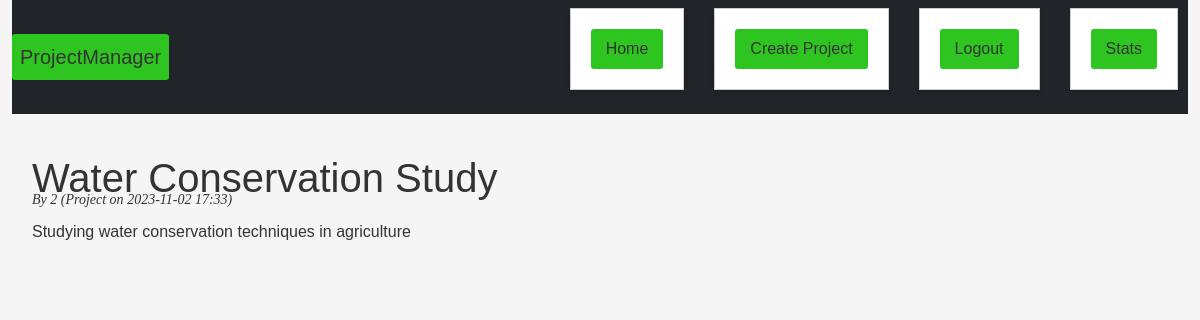
The app's page /project/4 (signed in) with its own data.
### models.py (models this page shows, shortened)
class Project(db.Model):
        __tablename__ = 'projects'  # specify the table name explicitly
        project_id = db.mapped_column(db.Integer, primary_key=True)
        name = db.mapped_column(db.String(100), nullable=False)
        description = db.mapped_column(db.String(100), nullable=False)
        status = db.mapped_column(db.String(100), nullable=False)
        created_at = db.mapped_column(db.DateTime, default=datetime.utcnow)
        managed_project_id = db.mapped_column(db.Integer, db.ForeignKey('users.id'), nullable=False)
        managed_project = db.relationship('User', backref=db.backref('projects', lazy=True))

### app.py (the view)
@app.route("/project/<int:project_id>")
@login_required
def project(project_id):
    project = Project.query.get_or_404(project_id)
    return render_template("project.html", project=project, allow_edit=allow_edit(project))

### app.py (called while the page is built)
@login_manager.user_loader
def load_user(user_id):
    return User.query.get(int(user_id))

def allow_edit(project):
    return project.managed_project == current_user

### templates/project.html (shortened to what this page needs)
{% set title = project.name %}
{% extends 'base.html' %}
{% block content %}
    <p class="project-meta">By {{ project.managed_project_id }} (Project on {{ project.created_at.strftime('%Y-%m-%d %H:%M') }})</p>
    <p class="project-description">{{ project.description }}</p>
{% endblock %}

### templates/base.html (shortened to what this page needs)
<!DOCTYPE html>
<html lang="en">
<head>
  <link href="https://cdn.jsdelivr.net/npm/bootstrap@5.2.3/dist/css/bootstrap.min.css" rel="stylesheet">
  <link rel="stylesheet" type="text/css" href="{{ url_for('static', filename='styles.css') }}">
</head>
<body>
  <div class="container-fluid">
    <nav class="navbar navbar-expand-lg navbar-dark bg-dark">
      <a class="navbar-brand px-2" href="/">ProjectManager</a>
      <div class="collapse navbar-collapse justify-content-end" id="navbarNav">
        <ul>
          <li><a href="{{ url_for('index') }}">Home</a></li>
          {% if current_user.is_authenticated %}
          <li><a href="{{ url_for('create_project_page') }}">Create Project</a></li>
          <li><a href="{{ url_for('logout_page') }}">Logout</a></li>
          <li><a href="{{ url_for('stats') }}">Stats</a></li>
          {% else %}
          <li><a href="{{ url_for('login_page') }}">Login</a></li>
          <li><a href="{{ url_for('register_page') }}">Register</a></li>
          {% endif %}
        </ul>
      </div>
    </nav>
    <main>
      <h1>{{ title }}</h1>
      {% block content %}{% endblock %}
    </main>
  </div>
</body>
</html>

### static/styles.css (style rules this page uses)
body { font-family: Arial, sans-serif; margin: 0; padding: 0; background-color: #f5f5f5; color: #333; }
h1 { margin-top: 0; }
nav { margin-bottom: 20px; }
.navbar ul { list-style: none; padding: 0; display: flex; justify-content: center; }
.navbar li { margin-right: 10px; }
.navbar a { color: #333; text-decoration: none; padding: 8px 15px; border-radius: 3px; background-color: #2ec520; transition: background-color 0.3s ease; }
main { padding: 20px; }
ul { list-style: none; padding: 0; display: grid; grid-template-columns: repeat(auto-fill, minmax(300px, 1fr)); grid-gap: 20px; }
li { background-color: #fff; border: 1px solid #ccc; padding: 20px; box-shadow: 0 2px 5px rgba(0, 0, 0, 0.1); display: flex; flex-direction: column; }
.project-meta { flex-grow: 1; margin-top: -20px; font: italic 14px/1.4 Georgia, serif; background-color: #f5f5f5; }
.project-description { flex-grow: 1; margin-bottom: 10px; white-space: pre-wrap; }
p { margin-bottom: 10px; }

### records on screen
Project: name "Water Conservation Study", managed_project_id "2", created_at "2023-11-02 17:33", description "Studying water conservation techniques in agriculture"
